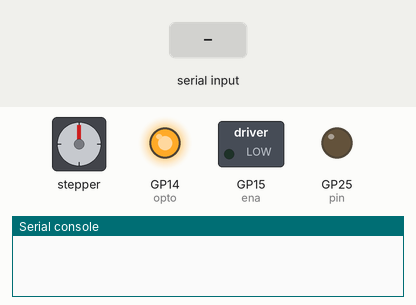
Recording of a program running on a simulated Raspberry Pi Pico running MicroPython. Parts: stepper motor, switched loads named in the program (green lamp = pin HIGH), output pins drawn as LEDs (lit = HIGH), the last lines printed to the serial console. Inputs (shaded band) come from the test bench. Random numbers come from a fixed seed; the stepper is drawn at 200 steps a turn; pins used as bus, display or sensor lines are not drawn.

Above: at 3.4 s.
3.5 s: "0" typed at the serial console, then Enter
At 3.65 s:
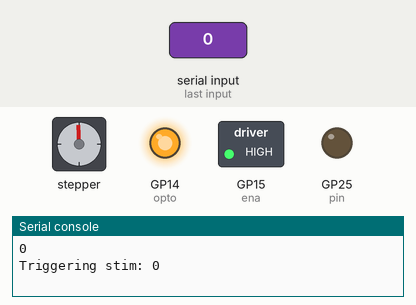
At 4.22 s:
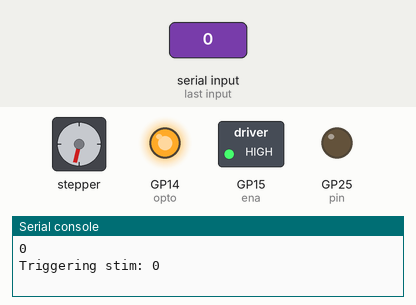
5.8 s: "2" typed at the serial console, then Enter
At 5.95 s:
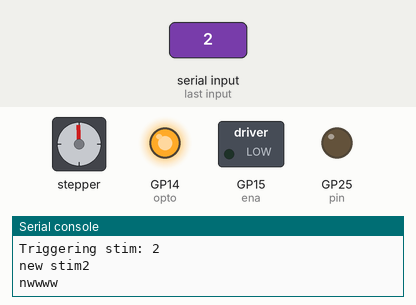
Timing chart, 0 to 23.8 s (numbered marks = the images above; inputs shaded):
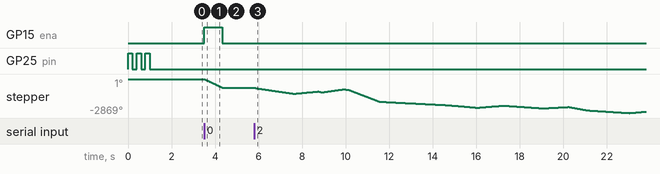

The program:

main_two_stimuli.py
```python
import sys

from machine import Pin
import utime
import time

import random

def stim2(dir, pul, n_steps=16000, n_steps_change=1000, isi=0.0009):

    # change direction after random number of steps:
    print("new stim2")
    # randomly choose n_steps_change to be between 10 and 100
    n_steps_change = random.randint(10, 100)

    count = 0
    for i in range(n_steps):
        # randomly choose duration of this step between 0.01 and 0.001

        # randomly sample direction every n_steps_change steps
        if count == n_steps_change:
            print("nwwww")
            dir.value(random.choice([0, 1]))
            isi = random.uniform(0.001, 0.01)
            # multiply n_steps_change by 1 if its close to 0.01 and by 10 if it is close to 0.001
            n_steps_change = random.randint(10, int(1/isi))
            count = 0

        count+=1

        pul.value(1)
        time.sleep(isi)
        pul.value(0)
        time.sleep(isi)


def stim0(dir, pul, n_steps=1600, isi=0.0009):
    dir.value(0) # direction of spin (only difference between stimuli)

    for i in range(n_steps):
        pul.value(1)
        utime.sleep_us(isi)
        pul.value(0)
        utime.sleep_us(isi)

def stim1(dir, pul, n_steps=1600, isi=0.0009):
    dir.value(1) # direction of spin (only difference between stimuli)

    for i in range(n_steps):
        pul.value(1)
        time.sleep(isi)
        pul.value(0)
        time.sleep(isi)


n_steps = 400 # number of steps (set depending on hardware setting)
isi = 1000 # how fast to rotate

# blink led to shwo connection
pin = Pin("LED", Pin.OUT)

# blink three times to show it is connected
for i in range(6):
    pin.toggle()
    time.sleep(0.2)

# define pins to interface with the stepper motor driver
pul = Pin(12, Pin.OUT)
dir = Pin(13, Pin.OUT)
opto = Pin(14, Pin.OUT)
ena = Pin(15, Pin.OUT)

pul.value(0)# initialize the pulse and direction pins to low
dir.value(0) # -II-
ena.value(0) # dont yet enable the motor driver
opto.value(1) # set opto to up (this should be 3.3V reference, see answer here: https://stackoverflow.com/questions/62056411/stepper-motor-control-with-dm320t-raspberry-pi-3b-and-matlab)

time.sleep(1)

# now wait for the command to trigger the stim
# (the command arrives via usb serial)

while True:
    try:
        command = sys.stdin.readline().strip()

        print(f"Triggering stim: {command}")

        if command.lower() == "0":
            ena.value(1)
            stim0(dir, pul, n_steps, isi)
            print('TAC')
            ena.value(0)


        elif command.lower() == "1":
            stim1(dir, pul, n_steps=n_steps, isi=isi)

        elif command.lower() == "2":
            stim2(dir, pul, n_steps=160000, n_steps_change=100, isi=0.001)

        else:
            # quick blink if command not recognized
            for i in range(10):
                pin.toggle()
                time.sleep(0.1)

    except KeyboardInterrupt:

        pul.value(0)
        dir.value(0)
        opto.value(0)
        ena.value(1)

        break

# disable the driver
pul.value(0)
dir.value(0)
opto.value(0)
ena.value(0)
```

Measured:
- after the input at 3.5 s, GP15 (ena): LOW → HIGH at once, → LOW 0.82 s later; stepper: turns 720° counter-clockwise in 0.84 s, starting at once
- after the input at 5.8 s, stepper: turns 520° counter-clockwise in 1.8 s, then 191° clockwise in 1.1 s, then 69° counter-clockwise in 0.14 s, then 243° clockwise in 0.94 s, and so on
